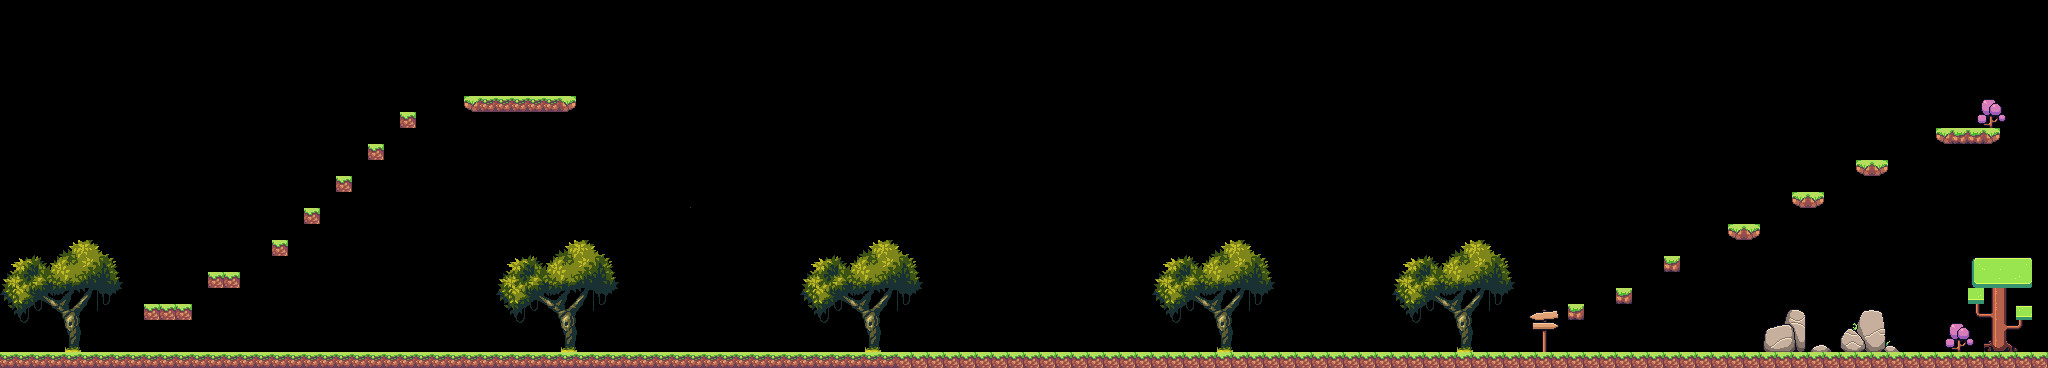

Below is a game level as drawn by its tile map, then a one-line description and the .tmx that defines it (tile-layer data replaced by summaries):
An orthogonal 128x23 tile map with 16x16 px tiles, 1 tile layer (Background), 5 tilesets and 60 objects (17x Light, 8x Bird, 5x Chicken, 4x Bananas, Platform, ...).

<map version="1.10" tiledversion="1.10.2" orientation="orthogonal" renderorder="right-down" width="128" height="23" tilewidth="16" tileheight="16" infinite="0" nextlayerid="5" nextobjectid="94">
 <tileset firstgid="1" source="PG tileset.tsx" />
 <tileset firstgid="576" source="PG tileset 2.tsx" />
 <tileset firstgid="818" source="Nature_props_01_tileset.tsx" />
 <tileset firstgid="1743" source="tileset_2_tileset.tsx" />
 <tileset firstgid="2903" source="generic_platformer_tiles_tileset.tsx" />
 <layer id="1" name="Background" width="128" height="23">
  <data>[2944 cells, 2944 non-empty, 129 distinct tile ids]</data>
 </layer>
 <objectgroup id="2" name="Collisions" class="boundry">
  <object id="2" x="2.3333" y="-1.66667" width="9" height="370" />
  <object id="3" x="2" y="351" width="2046" height="17" />
  <object id="4" x="2032" y="0" width="15" height="365" />
  <object id="5" x="2.99997" y="-0.666667" width="2043.33" height="15" />
  <object id="26" x="142.333" y="303.333" width="48.6667" height="18" />
  <object id="27" x="209" y="272.333" width="31.3334" height="18" />
  <object id="28" x="272" y="240.333" width="15.3334" height="18" />
  <object id="29" x="304.333" y="208.333" width="15.3334" height="18" />
  <object id="30" x="336" y="175.666" width="15.3334" height="18" />
  <object id="31" x="369" y="143.333" width="15.3334" height="18" />
  <object id="32" x="400.333" y="112.333" width="15.3334" height="18" />
  <object id="33" x="464.333" y="95.6666" width="111.333" height="18" />
  <object id="40" x="1568.33" y="303" width="15.3334" height="18" />
  <object id="41" x="1616.83" y="288.5" width="15.3334" height="18" />
  <object id="42" x="1663.83" y="256.5" width="15.3334" height="18" />
  <object id="43" x="1728.83" y="225" width="29.8334" height="18" />
  <object id="44" x="1793.58" y="191.5" width="29.8334" height="18" />
  <object id="45" x="1856.08" y="160" width="29.8334" height="18" />
  <object id="46" x="1937.58" y="128.5" width="63.8334" height="18" />
  <object id="83" x="1473.67" y="144.333" width="15.3334" height="18" />
  <object id="84" x="1425.67" y="113.667" width="15.3334" height="18" />
  <object id="85" x="1375.67" y="109.667" width="15.3334" height="18" />
  <object id="86" x="1329" y="144.333" width="15.3334" height="18" />
  <object id="88" name="Platform" type="Platform" x="1474.33" y="161.667" width="269.333" height="7.33333" />
 </objectgroup>
 <objectgroup id="4" name="SpawnPoints">
  <object id="15" name="Chicken" type="Chicken" x="434" y="318.666" width="32" height="32">
   <properties>
    <property name="offNeg" type="float" value="12" />
    <property name="offPos" type="float" value="5" />
   </properties>
  </object>
  <object id="21" name="Bird" type="Bird" x="644" y="148" width="32" height="32">
   <properties>
    <property name="offNeg" type="float" value="12" />
    <property name="offPos" type="float" value="5" />
   </properties>
  </object>
  <object id="22" name="Player" type="Player" x="82.3333" y="312.166" width="32" height="32" />
  <object id="23" type="Checkpoint" x="1937.5" y="65.167" width="64" height="64" />
  <object id="35" name="Chicken" type="Chicken" x="986" y="318.5" width="32" height="32">
   <properties>
    <property name="offNeg" type="float" value="12" />
    <property name="offPos" type="float" value="5" />
   </properties>
  </object>
  <object id="36" name="Bird" type="Bird" x="1417" y="271.5" width="32" height="32">
   <properties>
    <property name="offNeg" type="float" value="12" />
    <property name="offPos" type="float" value="5" />
   </properties>
  </object>
  <object id="37" name="Bird" type="Bird" x="1377.5" y="307.5" width="32" height="32">
   <properties>
    <property name="offNeg" type="float" value="12" />
    <property name="offPos" type="float" value="5" />
   </properties>
  </object>
  <object id="38" name="Bird" type="Bird" x="1460" y="232" width="32" height="32">
   <properties>
    <property name="offNeg" type="float" value="12" />
    <property name="offPos" type="float" value="5" />
   </properties>
  </object>
  <object id="39" name="Bird" type="Bird" x="1517.5" y="305" width="32" height="32">
   <properties>
    <property name="offNeg" type="float" value="12" />
    <property name="offPos" type="float" value="5" />
   </properties>
  </object>
  <object id="47" name="Bird" type="Bird" x="1856.5" y="126.5" width="32" height="32">
   <properties>
    <property name="offNeg" type="float" value="12" />
    <property name="offPos" type="float" value="5" />
   </properties>
  </object>
  <object id="48" name="Bird" type="Bird" x="1953" y="73" width="32" height="32">
   <properties>
    <property name="offNeg" type="float" value="12" />
    <property name="offPos" type="float" value="5" />
   </properties>
  </object>
  <object id="49" name="Bird" type="Bird" x="1895" y="88.5" width="32" height="32">
   <properties>
    <property name="offNeg" type="float" value="12" />
    <property name="offPos" type="float" value="5" />
   </properties>
  </object>
  <object id="51" name="Chicken" type="Chicken" x="1281" y="318.5" width="32" height="32">
   <properties>
    <property name="offNeg" type="float" value="12" />
    <property name="offPos" type="float" value="5" />
   </properties>
  </object>
  <object id="52" name="Chicken" type="Chicken" x="1119.5" y="319.5" width="32" height="32">
   <properties>
    <property name="offNeg" type="float" value="12" />
    <property name="offPos" type="float" value="5" />
   </properties>
  </object>
  <object id="53" name="Chicken" type="Chicken" x="1908" y="318.5" width="32" height="32">
   <properties>
    <property name="offNeg" type="float" value="12" />
    <property name="offPos" type="float" value="5" />
   </properties>
  </object>
  <object id="67" name="Light" type="Light" x="157.333" y="240.167" width="16" height="65" />
  <object id="68" name="Light" type="Light" x="335.667" y="112.167" width="16" height="65" />
  <object id="69" name="Light" type="Light" x="540.667" y="32.1667" width="16" height="65" />
  <object id="70" name="Light" type="Light" x="378" y="286.833" width="16" height="65" />
  <object id="71" name="Light" type="Light" x="961.333" y="286.5" width="16" height="65" />
  <object id="72" name="Light" type="Light" x="1079" y="286.167" width="16" height="65" />
  <object id="73" name="Light" type="Light" x="1339.33" y="286.833" width="16" height="65" />
  <object id="74" name="Light" type="Light" x="1617" y="224.833" width="16" height="65" />
  <object id="75" name="Light" type="Light" x="1424.67" y="45.8333" width="16" height="65" />
  <object id="76" name="Light" type="Light" x="1743" y="287.5" width="16" height="65" />
  <object id="77" name="Light" type="Light" x="1953.33" y="286.167" width="16" height="65" />
  <object id="78" name="Light" type="Light" x="1798.67" y="127.5" width="16" height="65" />
  <object id="79" name="Light" type="Light" x="1864" y="95.8333" width="16" height="65" />
  <object id="80" name="Light" type="Light" x="1374.67" y="44.1667" width="16" height="65" />
  <object id="81" name="Light" type="Light" x="1472.67" y="76.8333" width="16" height="65" />
  <object id="82" name="Light" type="Light" x="1328" y="79.5" width="16" height="65" />
  <object id="89" name="Light" type="Light" x="704" y="287.5" width="16" height="65" />
  <object id="90" name="Bananas" type="Bananas" x="684" y="148" width="32" height="32" />
  <object id="91" name="Bananas" type="Bananas" x="712" y="107" width="32" height="32" />
  <object id="92" name="Bananas" type="Bananas" x="735.5" y="150" width="32" height="32" />
  <object id="93" name="Bananas" type="Bananas" x="1592.5" y="114" width="32" height="32" />
 </objectgroup>
</map>
